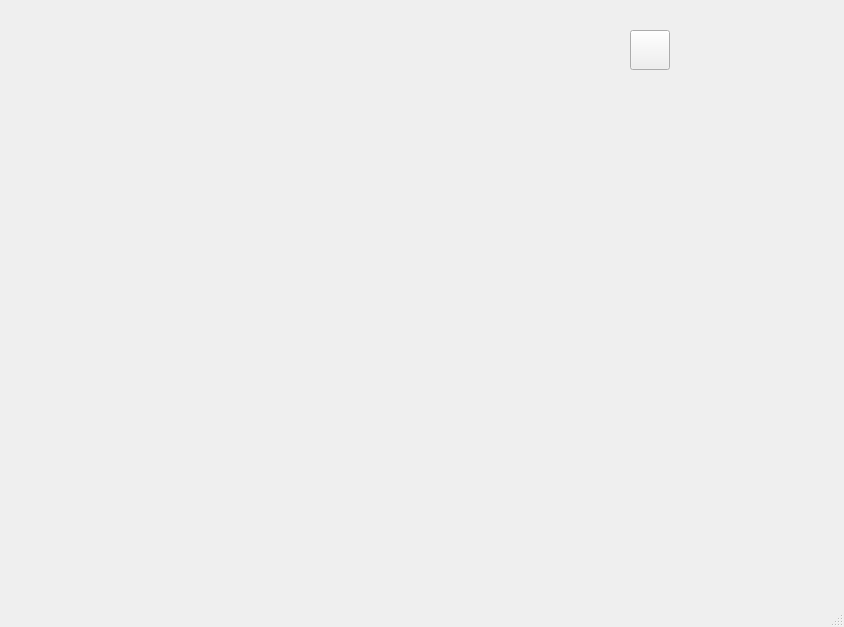
<?xml version="1.0" encoding="UTF-8"?>
<ui version="4.0">
 <class>MainWindow</class>
 <widget class="QMainWindow" name="MainWindow">
  <property name="geometry">
   <rect>
    <x>0</x>
    <y>0</y>
    <width>844</width>
    <height>627</height>
   </rect>
  </property>
  <property name="windowTitle">
   <string>MainWindow</string>
  </property>
  <widget class="QWidget" name="centralwidget">
   <widget class="QPushButton" name="pb">
    <property name="geometry">
     <rect>
      <x>630</x>
      <y>30</y>
      <width>40</width>
      <height>40</height>
     </rect>
    </property>
    <property name="toolTip">
     <string>0,1</string>
    </property>
    <property name="text">
     <string/>
    </property>
    <property name="icon">
     <iconset>
      <normaloff>0.png</normaloff>0.png</iconset>
    </property>
    <property name="iconSize">
     <size>
      <width>40</width>
      <height>40</height>
     </size>
    </property>
   </widget>
  </widget>
  <widget class="QMenuBar" name="menubar">
   <property name="geometry">
    <rect>
     <x>0</x>
     <y>0</y>
     <width>844</width>
     <height>21</height>
    </rect>
   </property>
  </widget>
  <widget class="QStatusBar" name="statusbar"/>
 </widget>
 <resources/>
 <connections/>
</ui>
